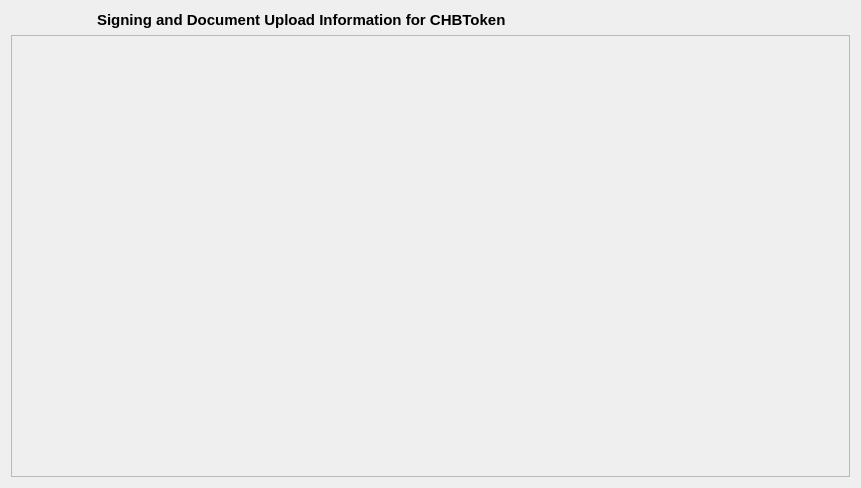
<?xml version="1.0" encoding="UTF-8"?>
<ui version="4.0">
 <class>SigningHelpDialog</class>
 <widget class="QWidget" name="SigningHelpDialog">
  <property name="windowModality">
   <enum>Qt::NonModal</enum>
  </property>
  <property name="geometry">
   <rect>
    <x>0</x>
    <y>0</y>
    <width>861</width>
    <height>488</height>
   </rect>
  </property>
  <property name="minimumSize">
   <size>
    <width>0</width>
    <height>0</height>
   </size>
  </property>
  <property name="maximumSize">
   <size>
    <width>16777215</width>
    <height>16777215</height>
   </size>
  </property>
  <property name="windowTitle">
   <string>CHBToken - Signing Help</string>
  </property>
  <layout class="QVBoxLayout" name="verticalLayout">
   <item>
    <layout class="QHBoxLayout" name="horizontalLayout_3">
     <item>
      <widget class="QLabel" name="label_13">
       <property name="maximumSize">
        <size>
         <width>80</width>
         <height>80</height>
        </size>
       </property>
       <property name="text">
        <string/>
       </property>
       <property name="pixmap">
        <pixmap resource="../bitcoin.qrc">:/images/header</pixmap>
       </property>
       <property name="scaledContents">
        <bool>true</bool>
       </property>
      </widget>
     </item>
     <item>
      <widget class="QLabel" name="label_14">
       <property name="font">
        <font>
         <pointsize>11</pointsize>
         <weight>75</weight>
         <bold>true</bold>
        </font>
       </property>
       <property name="text">
        <string>Signing and Document Upload Information for CHBToken</string>
       </property>
       <property name="alignment">
        <set>Qt::AlignLeading|Qt::AlignLeft|Qt::AlignTop</set>
       </property>
      </widget>
     </item>
    </layout>
   </item>
   <item>
    <widget class="QScrollArea" name="scrollArea">
     <property name="widgetResizable">
      <bool>true</bool>
     </property>
     <widget class="QWidget" name="scrollAreaWidgetContents">
      <property name="geometry">
       <rect>
        <x>0</x>
        <y>-450</y>
        <width>824</width>
        <height>830</height>
       </rect>
      </property>
      <property name="sizePolicy">
       <sizepolicy hsizetype="Expanding" vsizetype="Expanding">
        <horstretch>0</horstretch>
        <verstretch>0</verstretch>
       </sizepolicy>
      </property>
      <layout class="QHBoxLayout" name="horizontalLayout">
       <item>
        <widget class="QLabel" name="label">
         <property name="text">
          <string>Signing and Document Upload Information for CHBToken</string>   

<string>**Can I pay directly with CHBToken?**
Yes, for file signing and signing with document upload we charge in CHBToken.
However, fees and charges are displayed in EUR so it is easier for users to understand the actual cost.
Fees are charged as follows:
- Signing only: 5.00 EUR
- Document Upload and Signing: 10.00 EUR the first 10MB and 5 EUR per 10MB therafter
For the document upload we calculate in 10MB blocks or part thereof. The maximum individual file size allowed is 1000MB.


**I don't have CHBToken, can I still use the Service?**
Yes, we have included the option to quickly and easily purchase CHBToken directly from within the wallet using your credit card. 
Purchasing with a credit card simplifies the process of obtaining CHBToken as you do not need to sign up to a cryptocurrency exchange in order to purchase CHBToken.
NOTE: When purchasing CHBToken with a credit card the CHBToken price charged is slightly higher than those listed on exchanges, this is to cover the fees to process your credit card transaction.
However, when you take into consideration that exchanges almost always charge a transaction fee to fulfil your order and charge a separate withdrawal fee when you withdraw your CHBToken to your wallet you will see that the price you pay using your credit card directly is very competitive.


**What is Signing?**
Signing within CHBToken Blockchain allows you to have your document cryptographically signed by the CHBToken Blockchain with a digital signature.
This signature provides an unalterable signature which can then be used to verify the authenticity of your document within the CHBToken Blockchain.
As the signature is permanently embedded within the decentralised component of the CHBToken Blockchain it cannot be modified by a third party and serves as absolute proof that your document has not been modified.


**What is Document Upload and Signing?**
With the document upload and signing option your document is not just cryptographically signed but also uploaded and stored with the CHBTokenDoc Blockchain itself.
The stored document is then directly linked to your transaction between CHBToken and the CHBTokenDoc Blockchain.
The advantage here is that you no longer need to keep a local copy of the file on your computer (which may be a security risk) and are simply able to provide a person with the link to the signed document which then allows them to view the document.


**Is my Document Safe in the CHBToken Blockchain?**
When you Sign and Upload a document to the CHBToken Blockchain your document is encrypted and stored in a fully encrypted format.
Only you have the private key for this document while the public key is stored on the public key server.
If someone were to try to view your document without the correct key he/she will not be able to read the document due the file encryption.
CHBToken and CHBTokenDoc Blockchain does not store documents in cleartext format.


**Can I Re-Sign a Document?**
There is no reason to re-sign a document unless you have changed the document and wish to update it.
If you need to resign a document, it will be treated as a new version within the CHBTokenDoc Blockchain.
If the document is also stored within CHBTokenDoc Blockchain you will also need to upload the new version and sign it.
A signature is only valid for the specific document for which it has been created, subsequent versions are treated as unique documents.


**Why is the Time Limited?**
The timeframe for document signing and storage is limited as most government and legislative entities only require records to be keep for a maximum of 10 years.
However, you always have the option to extend this period should you require longer.
As the requirement to retain documents beyond 10 years is non-existent for most users, all documents and signatures older than 10 years are periodically removed from the CHBTokenDoc Blockchain.


**Can I Prove the Authenticity of my Document to Others?**
Yes, at any time within the validity period for your document you can provide a third party with a link to the document stored within CHBTokenDoc Blockchain.
You can also provide a link to verify the signature if your document was signed but not uploaded.


**Why do I need to Pay for this Service?**
With a signing request or with a signing request and document upload you generate a certain amount of data which needs to be hosted on a server in a datacentre.
The fee charged covers the costs to host and maintain these servers.</string>
         </property>
         <property name="wordWrap">
          <bool>true</bool>
         </property>
        </widget>
       </item>
      </layout>
     </widget>
    </widget>
   </item>
  </layout>
 </widget>
 <resources>
  <include location="../bitcoin.qrc"/>
 </resources>
 <connections/>
</ui>
